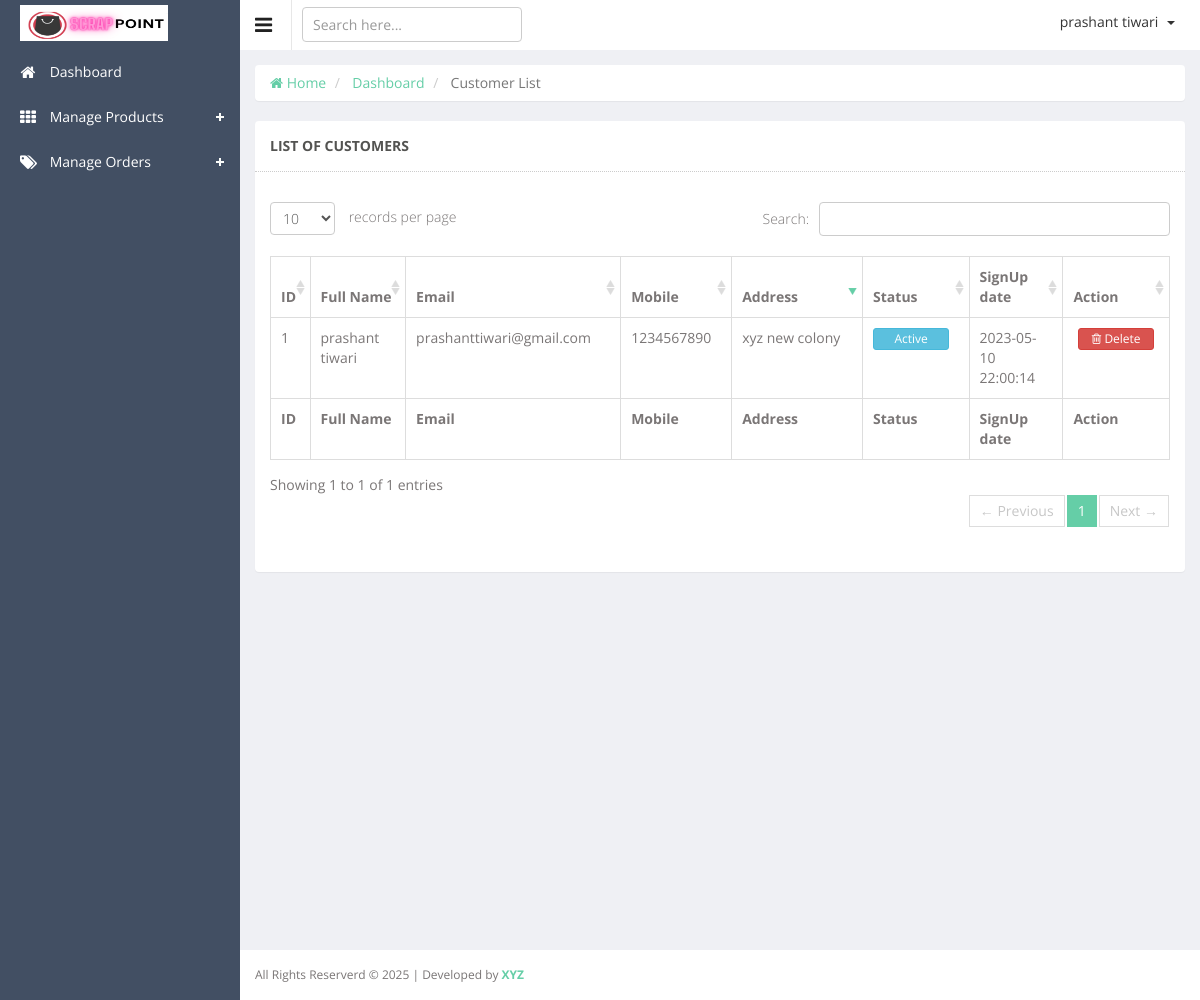
The app's page /admin/list-customer.php (signed in) with its own data.
### tables this page shows
CREATE TABLE `customers` (
  `id` int(11) NOT NULL COMMENT 'CUSTOMERS ID',
  `customer_name` varchar(128) NOT NULL,
  `customer_email` varchar(64) NOT NULL,
  `customer_mobile` varchar(16) NOT NULL,
  `customer_address` varchar(256) NOT NULL,
  `customer_password` varchar(128) NOT NULL,
  `customer_status` enum('Active','Inactive') NOT NULL DEFAULT 'Active',
  `created_at` datetime DEFAULT NULL,
  `updated_at` datetime DEFAULT NULL
);

### admin/app/Http/Controllers/View.php (called while the page is built, shortened)
<?php
class View
{
	public function loadContent($directory, $page_name)
	{
		include("resource/view/".$directory."/".$page_name.".php");
	}
}
?>

### admin/list-customer.php (called while the page is built, shortened)
<?php
include("app/Http/Controllers/View.php");
$view = new View;
$view->loadContent("include", "session");
$view->loadContent("include", "top");
$view->loadContent("content", "list-customer");
?>

### admin/app/Models/Eloquent.php (called while the page is built, shortened)
<?php
class Eloquent
{
	public $connection;
	public function __construct()
	{
		$this->connection = new PDO('mysql:host='.$GLOBALS['DBHOST'].';dbname='.$GLOBALS['DBNAME'].';charset=utf8', $GLOBALS['DBUSER'], $GLOBALS['DBPASS']);
		$this->connection->setAttribute(PDO::ATTR_ERRMODE, PDO::ERRMODE_EXCEPTION);
		$this->connection->setAttribute(PDO::ATTR_EMULATE_PREPARES, false);
	}
	public function selectData($columnName, $tableName, $whereValue = 0, $inColumn = 0, $inValue = 0, $formatBy = 0, $paginate = 0)
	{
		try
		{
			if($columnName == "*")
			{
				$sql1 = "SELECT ";
				$sql2 = "*";
			}
			$sql3 = " FROM `$tableName`";
			if(@$formatBy['GROUP'])
				$sql6 = " GROUP BY `" . $formatBy['GROUP'] . "`";
			else
				$sql6 = "";
			if(@$formatBy['ASC'])
				$sql7 = " ORDER BY `" . $formatBy['ASC'] . "` ASC";
			else if(@$formatBy['DESC'])
				$sql7 = " ORDER BY `" . $formatBy['DESC'] . "` DESC";
			else
				$sql7 = "";
			if($paginate != 0)
				$sql8 = " LIMIT " . $paginate['POINT'] . ", " . $paginate['LIMIT'];
			else
				$sql8 = "";
			if($whereValue != 0)
			{
				$sql4 = " WHERE ";
				foreach($whereValue AS $wa1Column => $wa1Value)
				{
					@$sql5 .= $wa1Column . " = " . "'" . $wa1Value . "' AND ";
				}
				$sql5 = trim($sql5); $sql5 = rtrim($sql5, "AND"); $sql5 = trim($sql5);
				$preSQL = $sql1 . $sql2 . $sql3 . $sql4 . $sql5 . $sql6 . $sql7 . $sql8;
			}
			else
			{
				if($inValue != 0)
				{
					$preSQL = $sql1 . $sql2 . $sql3 . $sql4 . $sql5 . $sql6 . $sql7 . $sql8;
				}
				else
				{
					$preSQL = $sql1 . $sql2 . $sql3 . $sql6 . $sql7 . $sql8;
				}
			}
			$query = $this->connection->prepare($preSQL);
			$query->execute();
			$dataSelected = $query->fetchAll(PDO::FETCH_ASSOC);
			return $dataSelected;
		}
		catch(Exception $e)
		{
			return 0;
		}
	}
}
?>

### admin/resource/view/content/list-customer.php (the view, shortened to what this page needs)
<?php
include("app/Models/Eloquent.php");
$eloquent = new Eloquent;
$columnName = "*";
$tableName = "customers";
$customerList = $eloquent->selectData($columnName, $tableName);
?>
<div class="wrapper">
	<div class="row">
		<div class="col-sm-12">
			<ul class="breadcrumb panel">
				<li> <a href="dashboard.php"> <i class="fa fa-home"></i> Home </a> </li>
				<li> <a href="dashboard.php">Dashboard</a></li>
				<li class="active"> Customer List </li>
			</ul>
			<section class="panel">
				<header class="panel-heading">
					List of Customers
				</header>
				<div class="panel-body">
					<div class="adv-table">
						<table class="display table table-bordered" id="dynamic-table">
							<thead>
								<tr>
									<th style="width: 7%"> ID </th>
									<th style="width: 15%"> Full Name </th>
									<th style="width: 15%"> Email </th>
									<th style="width: 10%"> Mobile </th>
									<th style="width: 22%"> Address </th>
									<th style="width: 8%"> Status </th>
									<th style="width: 15%"> SignUp date </th>
									<th style="width: 8%"> Action </th>
								</tr>
							</thead>
							<tbody>
							<?php
								$n = 1;
								foreach ($customerList as $eachRow)
								{
									echo '
									<tr class="gradeX">
										<td>'. $n .'</td>
										<td>'. $eachRow["customer_name"] .'</td>
										<td>'. $eachRow["customer_email"] .'</td>
										<td>'. $eachRow["customer_mobile"] .'</td>
										<td>'. $eachRow["customer_address"] .'</td>
										<td>
											<form method="post" action="">
												<input type="hidden" name="customer_status_id" value="'. $eachRow["id"] .'"/>
												<input type="hidden" name="current_status" value="'. $eachRow["customer_status"] .'"/>
												<button name="change_status" class="btn btn-info btn-xs" style="width: 76px;" type="submit">'. $eachRow["customer_status"] .'</button>
											</form>
										</td>
										<td>'. $eachRow["created_at"] .'</td>
										<td class="center">
											<a data-id="'. $eachRow['id'] .'" class="btn btn-danger btn-xs deleteButton" href="#deleteModal" style="width: 76px;" data-toggle="modal">
												<i class="fa fa-trash-o"></i> Delete
											</a>
										</td>
									</tr>
									';
									$n++;
								}
							?>
							</tbody>
							<tfoot>
								<tr>
									<th> ID </th>
									<th> Full Name </th>
									<th> Email </th>
									<th> Mobile </th>
									<th> Address </th>
									<th> Status </th>
									<th> SignUp date </th>
									<th> Action </th>
								</tr>
							</tfoot>
						</table>
					</div>
				</div>
			</section>
		</div>
	</div>
</div>

### admin/public/js/datatable/css/demo_table.css (style rules this page uses)
table.display { margin: 0 auto; clear: both; width: 100%; }
table.display thead th { padding: 3px 18px 3px 10px; border-bottom: 1px solid black; font-weight: bold; cursor: pointer; * cursor: hand; }
table.display tfoot th { padding: 3px 18px 3px 10px; border-top: 1px solid black; font-weight: bold; }
table.display td { padding: 3px 10px; }
table.display td.center { text-align: center; }
.sorting_desc { background: url('../images/sort_desc.png') no-repeat center right; }
.sorting { background: url('../images/sort_both.png') no-repeat center right; }
table.display tr.odd.gradeX { background-color: #ffdddd; }
tr.odd { background-color: #E2E4FF; }
tr.odd td.sorting_1 { background-color: #D3D6FF; }
tr.odd.gradeX td.sorting_1 { background-color: #ffc4c4; }
table.display tr.gradeX { background-color: #ffdddd; }

### admin/public/css/custom.css (style rules this page uses)
ul, .list-unstyled { padding-left: 30px; }

### records on screen
customers: customer_name "prashant tiwari", customer_email "prashanttiwari@gmail.com", customer_mobile "1234567890", customer_address "xyz new colony", customer_status "Active", created_at "2023-05-10 22:00:14"

### other values on screen
$_SESSION['SMC_login_admin_name'] "prashant tiwari"
